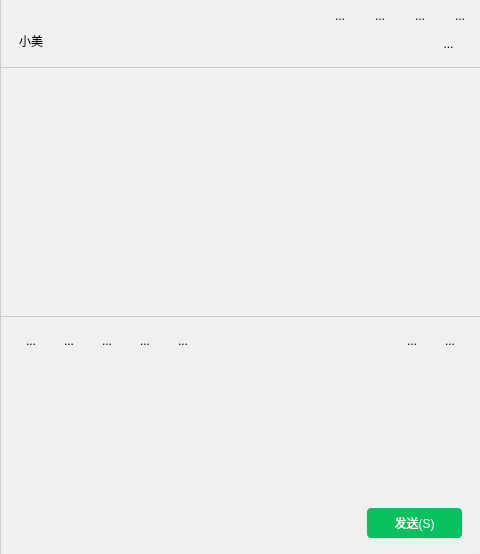
     <widget class="QWidget" name="widget" native="true">
      <property name="styleSheet">
       <string notr="true">QWidget{
border: 0px ;
border-bottom-right-radius: 7px;
}
</string>
      </property>
      <layout class="QVBoxLayout" name="verticalLayout_7">
       <property name="spacing">
        <number>0</number>
       </property>
       <property name="leftMargin">
        <number>0</number>
       </property>
       <property name="topMargin">
        <number>0</number>
       </property>
       <property name="rightMargin">
        <number>0</number>
       </property>
       <property name="bottomMargin">
        <number>0</number>
       </property>
       <item>
        <widget class="QWidget" name="widget_2" native="true">
         <property name="minimumSize">
          <size>
           <width>0</width>
           <height>30</height>
          </size>
         </property>
         <property name="maximumSize">
          <size>
           <width>16777215</width>
           <height>30</height>
          </size>
         </property>
         <property name="styleSheet">
          <string notr="true">QWidget{
    border : 0px  solid rgb(216, 216, 216); 
    border-left: 1px solid #CCCCCC;
   background-color: rgb(240, 240, 240);
   border-top-right-radius: 7px;
}



/* 基本样式：透明无边框 */
QToolButton {
    border: none;                 /* 去除边框 */
    background-color: transparent; /* 背景透明 */
    padding:4 px;                 /* 适当内边距，避免内容太贴边 */
    margin: 0px;                  /* 去除外边距 */
}

/* 鼠标悬浮时：灰色背景 */
QToolButton:hover {
    background-color: rgba(200, 200, 200, 100); /* 半透明灰色 */
    border-radius: 0px;           /* 轻微圆角，视觉更友好 */
}

/* 可选：按下状态样式 */
QToolButton:pressed {
    background-color: rgba(150, 150, 150, 150); /* 按下时更深的灰色 */
}</string>
         </property>
         <layout class="QHBoxLayout" name="horizontalLayout_6">
          <property name="spacing">
           <number>0</number>
          </property>
          <property name="leftMargin">
           <number>7</number>
          </property>
          <property name="topMargin">
           <number>0</number>
          </property>
          <property name="rightMargin">
           <number>0</number>
          </property>
          <property name="bottomMargin">
           <number>0</number>
          </property>
          <item>
           <spacer name="horizontalSpacer_4">
            <property name="orientation">
             <enum>Qt::Orientation::Horizontal</enum>
            </property>
            <property name="sizeHint" stdset="0">
             <size>
              <width>266</width>
              <height>20</height>
             </size>
            </property>
           </spacer>
          </item>
          <item>
           <widget class="QToolButton" name="pinButton">
            <property name="minimumSize">
             <size>
              <width>40</width>
              <height>31</height>
             </size>
            </property>
            <property name="text">
             <string>...</string>
            </property>
            <property name="icon">
             <iconset resource="../res/icon.qrc">
              <normaloff>:/a/icons/窗口置顶.svg</normaloff>:/a/icons/窗口置顶.svg</iconset>
            </property>
            <property name="iconSize">
             <size>
              <width>12</width>
              <height>12</height>
             </size>
            </property>
           </widget>
          </item>
          <item>
           <widget class="QToolButton" name="minWinButton">
            <property name="minimumSize">
             <size>
              <width>40</width>
              <height>31</height>
             </size>
            </property>
            <property name="text">
             <string>...</string>
            </property>
            <property name="icon">
             <iconset resource="../res/icon.qrc">
              <normaloff>:/a/icons/窗口最小化.svg</normaloff>:/a/icons/窗口最小化.svg</iconset>
            </property>
            <property name="iconSize">
             <size>
              <width>12</width>
              <height>12</height>
             </size>
            </property>
           </widget>
          </item>
          <item>
           <widget class="QToolButton" name="maxWinButton">
            <property name="minimumSize">
             <size>
              <width>40</width>
              <height>31</height>
             </size>
            </property>
            <property name="text">
             <string>...</string>
            </property>
            <property name="icon">
             <iconset resource="../res/icon.qrc">
              <normaloff>:/a/icons/窗口最大化.svg</normaloff>:/a/icons/窗口最大化.svg</iconset>
            </property>
            <property name="iconSize">
             <size>
              <width>12</width>
              <height>12</height>
             </size>
            </property>
           </widget>
          </item>
          <item>
           <widget class="QToolButton" name="closeButton">
            <property name="minimumSize">
             <size>
              <width>40</width>
              <height>31</height>
             </size>
            </property>
            <property name="styleSheet">
             <string notr="true">/* 鼠标悬浮时：灰色背景 */
QToolButton:hover {
    background-color: rgb(255, 65, 68); 
    border-radius: 0px;           /* 轻微圆角，视觉更友好 */
    border-top-right-radius: 7px;
}
/* 可选：按下状态样式 */
QToolButton:pressed {
    background-color: rgb(214, 55, 57); /* 按下时更深的灰色 */
}</string>
            </property>
            <property name="text">
             <string>...</string>
            </property>
            <property name="icon">
             <iconset resource="../res/icon.qrc">
              <normaloff>:/a/icons/窗口关闭.svg</normaloff>:/a/icons/窗口关闭.svg</iconset>
            </property>
            <property name="iconSize">
             <size>
              <width>12</width>
              <height>12</height>
             </size>
            </property>
           </widget>
          </item>
         </layout>
        </widget>
       </item>
       <item>
        <widget class="QStackedWidget" name="rightStackedWidget">
         <property name="minimumSize">
          <size>
           <width>420</width>
           <height>0</height>
          </size>
         </property>
         <property name="styleSheet">
          <string notr="true">QFrame {
    border-left: 1px solid #CCCCCC;
    border-radius: 0px;
    background-color: rgb(240, 240, 240);
    border-bottom-right-radius: 7px;
}

</string>
         </property>
         <property name="frameShape">
          <enum>QFrame::Shape::StyledPanel</enum>
         </property>
         <property name="frameShadow">
          <enum>QFrame::Shadow::Raised</enum>
         </property>
         <property name="currentIndex">
          <number>0</number>
         </property>
         <widget class="QWidget" name="rightStackedWidgetPage0">
          <property name="styleSheet">
           <string notr="true"/>
          </property>
          <layout class="QVBoxLayout" name="verticalLayout_2">
           <property name="spacing">
            <number>0</number>
           </property>
           <property name="leftMargin">
            <number>0</number>
           </property>
           <property name="topMargin">
            <number>0</number>
           </property>
           <property name="rightMargin">
            <number>0</number>
           </property>
           <property name="bottomMargin">
            <number>0</number>
           </property>
           <item>
            <widget class="QFrame" name="topFrame">
             <property name="minimumSize">
              <size>
               <width>0</width>
               <height>37</height>
              </size>
             </property>
             <property name="maximumSize">
              <size>
               <width>16777215</width>
               <height>37</height>
              </size>
             </property>
             <property name="styleSheet">
              <string notr="true">QFrame{
    border: 0px solid #CCCCCC;
    border-radius: 0px;
	background-color: rgba(240, 240, 240, 240);
}</string>
             </property>
             <property name="frameShape">
              <enum>QFrame::Shape::StyledPanel</enum>
             </property>
             <property name="frameShadow">
              <enum>QFrame::Shadow::Raised</enum>
             </property>
             <layout class="QHBoxLayout" name="horizontalLayout">
              <property name="spacing">
               <number>0</number>
              </property>
              <property name="leftMargin">
               <number>15</number>
              </property>
              <property name="topMargin">
               <number>0</number>
              </property>
              <property name="rightMargin">
               <number>15</number>
              </property>
              <property name="bottomMargin">
               <number>10</number>
              </property>
              <item>
               <widget class="QLabel" name="label">
                <property name="styleSheet">
                 <string notr="true">font: 12pt &quot;等线&quot;;
padding-bottom: 5px;  
</string>
                </property>
                <property name="text">
                 <string>小美</string>
                </property>
               </widget>
              </item>
              <item>
               <spacer name="horizontalSpacer">
                <property name="orientation">
                 <enum>Qt::Orientation::Horizontal</enum>
                </property>
                <property name="sizeHint" stdset="0">
                 <size>
                  <width>323</width>
                  <height>20</height>
                 </size>
                </property>
               </spacer>
              </item>
              <item>
               <widget class="QToolButton" name="rightDialogToolButton">
                <property name="minimumSize">
                 <size>
                  <width>33</width>
                  <height>33</height>
                 </size>
                </property>
                <property name="maximumSize">
                 <size>
                  <width>33</width>
                  <height>33</height>
                 </size>
                </property>
                <property name="toolTip">
                 <string>聊天信息</string>
                </property>
                <property name="styleSheet">
                 <string notr="true">QToolButton {
	font:  15pt &quot;华文琥珀&quot;;
    border: none; /* 无边框 */
/* 上下内边距相等，实现垂直居中 */
    padding-top: 0px;
    padding-bottom: 5px;
    background-color: transparent; /* 透明背景 */
    border-radius: 3px; /* 轻微圆角，可选 */
}

/* 鼠标悬停状态 */
QToolButton:hover {
    background-color:rgb(220, 220, 220); /* 灰色背景 */
}

/* 鼠标按下状态（可选增强） */
QToolButton:pressed {
    background-color: rgb(180, 180, 180); /* 按下时更深的灰色 */
}

/* 禁用状态（可选增强） */
QToolButton:disabled {
    background-color: transparent;
    color: rgb(160, 160, 160); /* 禁用时文本变灰 */
}
    </string>
                </property>
                <property name="text">
                 <string>...</string>
                </property>
               </widget>
              </item>
             </layout>
            </widget>
           </item>
           <item>
            <widget class="QSplitter" name="messageSplitter">
             <property name="styleSheet">
              <string notr="true">border-left: 0px solid #CCCCCC;
</string>
             </property>
             <property name="orientation">
              <enum>Qt::Orientation::Vertical</enum>
             </property>
             <property name="handleWidth">
              <number>0</number>
             </property>
             <property name="childrenCollapsible">
              <bool>false</bool>
             </property>
             <widget class="QWidget" name="messageWidget" native="true">
              <property name="minimumSize">
               <size>
                <width>0</width>
                <height>250</height>
               </size>
              </property>
              <property name="styleSheet">
               <string notr="true">QWidget{
    border: 0px solid #CCCCCC;
    border-top: 1px solid #CCCCCC;
    border-bottom: 1px solid #CCCCCC;
    border-radius: 0px;
	background-color: rgb(240, 240, 240);
}</string>
              </property>
              <layout class="QVBoxLayout" name="verticalLayout_6">
               <property name="spacing">
                <number>0</number>
               </property>
               <property name="leftMargin">
                <number>0</number>
               </property>
               <property name="topMargin">
                <number>0</number>
               </property>
               <property name="rightMargin">
                <number>2</number>
               </property>
               <property name="bottomMargin">
                <number>0</number>
               </property>
               <item>
                <widget class="CustomListView" name="messageListView"/>
               </item>
              </layout>
             </widget>
             <widget class="QWidget" name="inputWidget" native="true">
              <property name="minimumSize">
               <size>
                <width>0</width>
                <height>150</height>
               </size>
              </property>
              <property name="styleSheet">
               <string notr="true">QWidget{
border: 0px ;
border-bottom-right-radius: 7px;
}
</string>
              </property>
              <layout class="QVBoxLayout" name="verticalLayout_5">
               <property name="spacing">
                <number>0</number>
               </property>
               <property name="leftMargin">
                <number>0</number>
               </property>
               <property name="topMargin">
                <number>0</number>
               </property>
               <property name="rightMargin">
                <number>0</number>
               </property>
               <property name="bottomMargin">
                <number>0</number>
               </property>
               <item>
                <widget class="QWidget" name="widget_4" native="true">
                 <property name="styleSheet">
                  <string notr="true">border: 0px solid #CCCCCC;
</string>
                 </property>
                 <layout class="QHBoxLayout" name="horizontalLayout_4">
                  <property name="spacing">
                   <number>8</number>
                  </property>
                  <property name="leftMargin">
                   <number>15</number>
                  </property>
                  <property name="rightMargin">
                   <number>15</number>
                  </property>
                  <item>
                   <widget class="QToolButton" name="toolButton_7">
                    <property name="minimumSize">
                     <size>
                      <width>30</width>
                      <height>30</height>
                     </size>
                    </property>
                    <property name="toolTip">
                     <string>表情包</string>
                    </property>
                    <property name="styleSheet">
                     <string notr="true">QToolButton{
    border-radius: 3px; /* 轻微圆角，可选 */
}
/* 鼠标悬停状态 */
QToolButton:hover {
    background-color:rgb(220, 220, 220); /* 灰色背景 */
}

/* 鼠标按下状态（可选增强） */
QToolButton:pressed {
    background-color: rgb(180, 180, 180); /* 按下时更深的灰色 */
}</string>
                    </property>
                    <property name="text">
                     <string>...</string>
                    </property>
                    <property name="icon">
                     <iconset resource="../res/icon.qrc">
                      <normaloff>:/a/icons/表情包.svg</normaloff>:/a/icons/表情包.svg</iconset>
                    </property>
                    <property name="iconSize">
                     <size>
                      <width>25</width>
                      <height>25</height>
                     </size>
                    </property>
                   </widget>
                  </item>
                  <item>
                   <widget class="QToolButton" name="toolButton_8">
                    <property name="minimumSize">
                     <size>
                      <width>30</width>
                      <height>30</height>
                     </size>
                    </property>
                    <property name="toolTip">
                     <string>发送收藏</string>
                    </property>
                    <property name="styleSheet">
                     <string notr="true">QToolButton{
    border-radius: 3px; /* 轻微圆角，可选 */
}
/* 鼠标悬停状态 */
QToolButton:hover {
    background-color:rgb(220, 220, 220); /* 灰色背景 */
}

/* 鼠标按下状态（可选增强） */
QToolButton:pressed {
    background-color: rgb(180, 180, 180); /* 按下时更深的灰色 */
}</string>
                    </property>
                    <property name="text">
                     <string>...</string>
                    </property>
                    <property name="icon">
                     <iconset resource="../res/icon.qrc">
                      <normaloff>:/a/icons/收藏.svg</normaloff>:/a/icons/收藏.svg</iconset>
                    </property>
                    <property name="iconSize">
                     <size>
                      <width>28</width>
                      <height>28</height>
                     </size>
                    </property>
                   </widget>
                  </item>
                  <item>
                   <widget class="QToolButton" name="toolButton_9">
                    <property name="minimumSize">
                     <size>
                      <width>30</width>
                      <height>30</height>
                     </size>
                    </property>
                    <property name="toolTip">
                     <string>发送文件</string>
                    </property>
                    <property name="styleSheet">
                     <string notr="true">QToolButton{
    border-radius: 3px; /* 轻微圆角，可选 */
}

/* 鼠标悬停状态 */
QToolButton:hover {
    background-color:rgb(220, 220, 220); /* 灰色背景 */
}

/* 鼠标按下状态（可选增强） */
QToolButton:pressed {
    background-color: rgb(180, 180, 180); /* 按下时更深的灰色 */
}</string>
                    </property>
                    <property name="text">
                     <string>...</string>
                    </property>
                    <property name="icon">
                     <iconset resource="../res/icon.qrc">
                      <normaloff>:/a/icons/发送文件.svg</normaloff>:/a/icons/发送文件.svg</iconset>
                    </property>
                    <property name="iconSize">
                     <size>
                      <width>23</width>
                      <height>23</height>
                     </size>
                    </property>
                   </widget>
                  </item>
                  <item>
                   <widget class="QToolButton" name="toolButton_10">
                    <property name="minimumSize">
                     <size>
                      <width>30</width>
                      <height>30</height>
                     </size>
                    </property>
                    <property name="toolTip">
                     <string>截图</string>
                    </property>
                    <property name="styleSheet">
                     <string notr="true">QToolButton{
    border-radius: 3px; /* 轻微圆角，可选 */
}

/* 鼠标悬停状态 */
QToolButton:hover {
    background-color:rgb(220, 220, 220); /* 灰色背景 */
}

/* 鼠标按下状态（可选增强） */
QToolButton:pressed {
    background-color: rgb(180, 180, 180); /* 按下时更深的灰色 */
}</string>
                    </property>
                    <property name="text">
                     <string>...</string>
                    </property>
                    <property name="icon">
                     <iconset resource="../res/icon.qrc">
                      <normaloff>:/a/icons/截图.svg</normaloff>:/a/icons/截图.svg</iconset>
                    </property>
                    <property name="iconSize">
                     <size>
                      <width>25</width>
                      <height>25</height>
                     </size>
                    </property>
                   </widget>
                  </item>
                  <item>
                   <widget class="QToolButton" name="toolButton_11">
                    <property name="minimumSize">
                     <size>
                      <width>30</width>
                      <height>30</height>
                     </size>
                    </property>
                    <property name="toolTip">
                     <string>聊天记录</string>
                    </property>
                    <property name="styleSheet">
                     <string notr="true">QToolButton{
    border-radius: 3px; /* 轻微圆角，可选 */
}

/* 鼠标悬停状态 */
QToolButton:hover {
    background-color:rgb(220, 220, 220); /* 灰色背景 */
}

/* 鼠标按下状态（可选增强） */
QToolButton:pressed {
    background-color: rgb(180, 180, 180); /* 按下时更深的灰色 */
}</string>
                    </property>
                    <property name="text">
                     <string>...</string>
                    </property>
                    <property name="icon">
                     <iconset resource="../res/icon.qrc">
                      <normaloff>:/a/icons/聊天记录.svg</normaloff>:/a/icons/聊天记录.svg</iconset>
                    </property>
                    <property name="iconSize">
                     <size>
                      <width>25</width>
                      <height>25</height>
                     </size>
                    </property>
                   </widget>
                  </item>
                  <item>
                   <spacer name="horizontalSpacer_2">
                    <property name="orientation">
                     <enum>Qt::Orientation::Horizontal</enum>
                    </property>
                    <property name="sizeHint" stdset="0">
                     <size>
                      <width>184</width>
                      <height>20</height>
                     </size>
                    </property>
                   </spacer>
                  </item>
                  <item>
                   <widget class="QToolButton" name="toolButton_13">
                    <property name="minimumSize">
                     <size>
                      <width>30</width>
                      <height>30</height>
                     </size>
                    </property>
                    <property name="toolTip">
                     <string>语言通话</string>
                    </property>
                    <property name="styleSheet">
                     <string notr="true">QToolButton{
    border-radius: 3px; /* 轻微圆角，可选 */
}

/* 鼠标悬停状态 */
QToolButton:hover {
    background-color:rgb(220, 220, 220); /* 灰色背景 */
}

/* 鼠标按下状态（可选增强） */
QToolButton:pressed {
    background-color: rgb(180, 180, 180); /* 按下时更深的灰色 */
}</string>
                    </property>
                    <property name="text">
                     <string>...</string>
                    </property>
                    <property name="icon">
                     <iconset theme="QIcon::ThemeIcon::Phone"/>
                    </property>
                    <property name="iconSize">
                     <size>
                      <width>22</width>
                      <height>22</height>
                     </size>
                    </property>
                   </widget>
                  </item>
                  <item>
                   <widget class="QToolButton" name="toolButton_12">
                    <property name="minimumSize">
                     <size>
                      <width>30</width>
                      <height>30</height>
                     </size>
                    </property>
                    <property name="maximumSize">
                     <size>
                      <width>16777215</width>
                      <height>16777215</height>
                     </size>
                    </property>
                    <property name="toolTip">
                     <string>视频通话</string>
                    </property>
                    <property name="styleSheet">
                     <string notr="true">QToolButton{
    border-radius: 3px; /* 轻微圆角，可选 */
}

/* 鼠标悬停状态 */
QToolButton:hover {
    background-color:rgb(220, 220, 220); /* 灰色背景 */
}

/* 鼠标按下状态（可选增强） */
QToolButton:pressed {
    background-color: rgb(180, 180, 180); /* 按下时更深的灰色 */
}</string>
                    </property>
                    <property name="text">
                     <string>...</string>
                    </property>
                    <property name="icon">
                     <iconset theme="QIcon::ThemeIcon::CameraVideo"/>
                    </property>
                    <property name="iconSize">
                     <size>
                      <width>22</width>
                      <height>22</height>
                     </size>
                    </property>
                   </widget>
                  </item>
                 </layout>
                </widget>
               </item>
               <item>
                <widget class="QTextEdit" name="sendTextEdit">
                 <property name="font">
                  <font>
                   <family>等线</family>
                   <pointsize>12</pointsize>
                   <italic>false</italic>
                   <bold>false</bold>
                   <underline>false</underline>
                  </font>
                 </property>
                 <property name="styleSheet">
                  <string notr="true">QTextEdit {
	font: 12pt &quot;等线&quot;;    
    /* 基础样式优化 */
    padding-left: 13px; /* 内边距，让文本与边框有间距 */
    padding-right: 13px;
    padding-top: 5px;
    color: #333333; /* 文本颜色，增强可读性 */
}
</string>
                 </property>
                </widget>
               </item>
               <item>
                <widget class="QWidget" name="widget_5" native="true">
                 <property name="styleSheet">
                  <string notr="true">QWidget{
border: 0px ;
border-bottom-right-radius: 7px;
}
</string>
                 </property>
                 <layout class="QHBoxLayout" name="horizontalLayout_5">
                  <property name="rightMargin">
                   <number>18</number>
                  </property>
                  <property name="bottomMargin">
                   <number>16</number>
                  </property>
                  <item>
                   <spacer name="horizontalSpacer_3">
                    <property name="orientation">
                     <enum>Qt::Orientation::Horizontal</enum>
                    </property>
                    <property name="sizeHint" stdset="0">
                     <size>
                      <width>357</width>
                      <height>20</height>
                     </size>
                    </property>
                   </spacer>
                  </item>
                  <item>
                   <widget class="QPushButton" name="sendPushButton">
                    <property name="minimumSize">
                     <size>
                      <width>95</width>
                      <height>30</height>
                     </size>
                    </property>
                    <property name="styleSheet">
                     <string notr="true">QPushButton{
background-color:rgb(7, 193, 96);
color: rgb(255, 255, 255);
font: 15px &quot;黑体&quot;;
border-radius: 4px; /* 轻微圆角，可选 */
}

/* 鼠标悬停状态 */
QPushButton:hover {
    background-color:rgb(7, 182, 88);
}

/* 鼠标按下状态（可选增强） */
QPushButton:pressed {
    background-color:rgb(6, 178, 83)
}</string>
                    </property>
                    <property name="text">
                     <string>发送(S)</string>
                    </property>
                   </widget>
                  </item>
                 </layout>
                </widget>
               </item>
              </layout>
             </widget>
            </widget>
           </item>
          </layout>
         </widget>
         <widget class="QWidget" name="rightStackedWidgetpage1">
          <widget class="QRadioButton" name="radioButton">
           <property name="geometry">
            <rect>
             <x>80</x>
             <y>280</y>
             <width>118</width>
             <height>23</height>
            </rect>
           </property>
           <property name="text">
            <string>RadioButton</string>
           </property>
          </widget>
         </widget>
         <widget class="QWidget" name="rightStackedWidgetPage2"/>
        </widget>
       </item>
      </layout>
     </widget>
